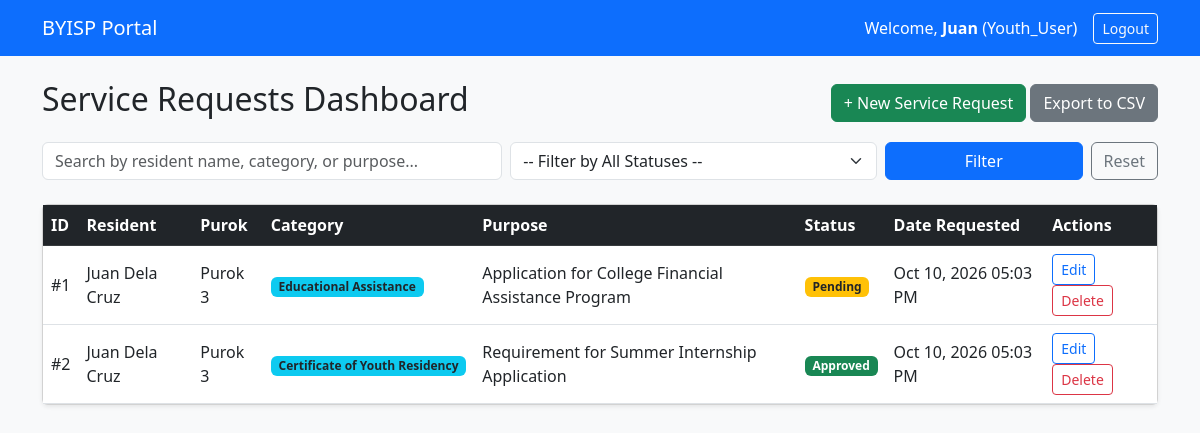
Page /GROUP_4_SYNTACTIC_SYNDICATE_BSIS_3A_CC106/dashboard.php (signed in) on the committed database.
### tables this page shows
CREATE TABLE IF NOT EXISTS `service_requests` (
  `request_id` int NOT NULL AUTO_INCREMENT,
  `profile_id` int NOT NULL,
  `category_id` int NOT NULL,
  `purpose` text NOT NULL,
  `status` enum('Pending','Approved','Rejected') NOT NULL DEFAULT 'Pending',
  `requested_at` timestamp NULL DEFAULT CURRENT_TIMESTAMP,
  PRIMARY KEY (`request_id`),
  KEY `profile_id` (`profile_id`),
  KEY `category_id` (`category_id`),
  CONSTRAINT `service_requests_ibfk_1` FOREIGN KEY (`profile_id`) REFERENCES `youth_profiles` (`profile_id`) ON DELETE CASCADE ON UPDATE CASCADE,
  CONSTRAINT `service_requests_ibfk_2` FOREIGN KEY (`category_id`) REFERENCES `service_categories` (`category_id`) ON DELETE RESTRICT ON UPDATE CASCADE
);

CREATE TABLE IF NOT EXISTS `youth_profiles` (
  `profile_id` int NOT NULL AUTO_INCREMENT,
  `user_id` int NOT NULL,
  `first_name` varchar(50) NOT NULL,
  `last_name` varchar(50) NOT NULL,
  `birthdate` date NOT NULL,
  `gender` enum('Male','Female','Other') NOT NULL,
  `purok` varchar(50) NOT NULL,
  `contact_number` varchar(15) NOT NULL,
  `educational_status` varchar(50) NOT NULL,
  PRIMARY KEY (`profile_id`),
  UNIQUE KEY `user_id` (`user_id`),
  CONSTRAINT `youth_profiles_ibfk_1` FOREIGN KEY (`user_id`) REFERENCES `users` (`user_id`) ON DELETE CASCADE ON UPDATE CASCADE
);

CREATE TABLE IF NOT EXISTS `service_categories` (
  `category_id` int NOT NULL AUTO_INCREMENT,
  `category_name` varchar(100) NOT NULL,
  `description` text,
  PRIMARY KEY (`category_id`)
);

### GROUP_4_SYNTACTIC_SYNDICATE_BSIS_3A_CC106/dashboard.php (the view, shortened to what this page needs)
<?php
require_once 'db.php';
$isAdmin = ($_SESSION['role_name'] === 'Admin');
$profile_id = $_SESSION['profile_id'];
$limit = 5;
$page = isset($_GET['page']) && is_numeric($_GET['page']) ? (int)$_GET['page'] : 1;
$offset = ($page - 1) * $limit;
$search = isset($_GET['search']) ? trim($_GET['search']) : '';
$status_filter = isset($_GET['status']) ? trim($_GET['status']) : '';
$whereClauses = [];
$params = [];
$types = "";
if (!$isAdmin) {
    $whereClauses[] = "sr.profile_id = ?";
    $params[] = $profile_id;
    $types .= "i";
}
$whereSQL = count($whereClauses) > 0 ? "WHERE " . implode(" AND ", $whereClauses) : "";
$mainQuery = "SELECT sr.request_id, sr.purpose, sr.status, sr.requested_at,
                     yp.first_name, yp.last_name, yp.purok, yp.contact_number,
                     sc.category_name
              FROM service_requests sr
              JOIN youth_profiles yp ON sr.profile_id = yp.profile_id
              JOIN service_categories sc ON sr.category_id = sc.category_id
              $whereSQL
              ORDER BY sr.requested_at DESC
              LIMIT ? OFFSET ?";
$stmtMain = $conn->prepare($mainQuery);
$mainTypes = $types . "ii";
$mainParams = array_merge($params, [$limit, $offset]);
$stmtMain->bind_param($mainTypes, ...$mainParams);
$stmtMain->execute();
$requests = $stmtMain->get_result();
?>
<!DOCTYPE html>
<html lang="en">
<head>
    <link href="https://cdn.jsdelivr.net/npm/bootstrap@5.3.0/dist/css/bootstrap.min.css" rel="stylesheet">
</head>
<body class="bg-light">
<nav class="navbar navbar-expand-lg navbar-dark bg-primary">
    <div class="container">
        <a class="navbar-brand font-weight-bold" href="dashboard.php">BYISP Portal</a>
        <div class="d-flex align-items-center text-white">
            <span class="me-3">Welcome, <strong><?php echo htmlspecialchars($_SESSION['first_name'] ?? $_SESSION['username']); ?></strong> (<?php echo htmlspecialchars($_SESSION['role_name']); ?>)</span>
            <a href="logout.php" class="btn btn-outline-light btn-sm">Logout</a>
        </div>
    </div>
</nav>
<div class="container my-4">
    <div class="d-flex justify-content-between align-items-center mb-3">
        <h2>Service Requests Dashboard</h2>
        <div>
            <a href="create_request.php" class="btn btn-success">+ New Service Request</a>
            <a href="export_csv.php?search=<?php echo urlencode($search); ?>&status=<?php echo urlencode($status_filter); ?>" class="btn btn-secondary">Export to CSV</a>
        </div>
    </div>
    <form method="GET" class="row g-2 mb-4">
        <div class="col-md-5">
            <input type="text" name="search" class="form-control" placeholder="Search by resident name, category, or purpose..." value="<?php echo htmlspecialchars($search); ?>">
        </div>
        <div class="col-md-4">
            <select name="status" class="form-select">
                <option value="">-- Filter by All Statuses --</option>
            </select>
        </div>
        <div class="col-md-3 d-flex gap-2">
            <button type="submit" class="btn btn-primary w-100">Filter</button>
            <a href="dashboard.php" class="btn btn-outline-secondary">Reset</a>
        </div>
    </form>
    <div class="card shadow-sm">
        <div class="card-body p-0">
            <div class="table-responsive">
                <table class="table table-hover align-middle mb-0">
                    <thead class="table-dark">
                        <tr>
                            <th>ID</th>
                            <th>Resident</th>
                            <th>Purok</th>
                            <th>Category</th>
                            <th>Purpose</th>
                            <th>Status</th>
                            <th>Date Requested</th>
                            <th>Actions</th>
                        </tr>
                    </thead>
                    <tbody>
                        <?php if ($requests->num_rows > 0): ?>
                            <?php while ($row = $requests->fetch_assoc()): ?>
                                <tr>
                                    <td>#<?php echo $row['request_id']; ?></td>
                                    <td><?php echo htmlspecialchars($row['first_name'] . ' ' . $row['last_name']); ?></td>
                                    <td><?php echo htmlspecialchars($row['purok']); ?></td>
                                    <td><span class="badge bg-info text-dark"><?php echo htmlspecialchars($row['category_name']); ?></span></td>
                                    <td><?php echo htmlspecialchars($row['purpose']); ?></td>
                                    <td>
                                        <?php
                                            $status = $row['status'];
                                            $badge = ($status === 'Approved') ? 'bg-success' : (($status === 'Rejected') ? 'bg-danger' : 'bg-warning text-dark');
                                        ?>
                                        <span class="badge <?php echo $badge; ?>"><?php echo $status; ?></span>
                                    </td>
                                    <td><?php echo date('M d, Y h:i A', strtotime($row['requested_at'])); ?></td>
                                    <td>
                                        <a href="edit_request.php?id=<?php echo $row['request_id']; ?>" class="btn btn-sm btn-outline-primary me-1">Edit</a>
                                        <a href="delete_request.php?id=<?php echo $row['request_id']; ?>" class="btn btn-sm btn-outline-danger" onclick="return confirm('Are you sure you want to delete this record?');">Delete</a>
                                    </td>
                                </tr>
                            <?php endwhile; ?>
                        <?php else: ?>
                            <tr>
                                <td colspan="8" class="text-center py-4 text-muted">No service requests found.</td>
                            </tr>
                        <?php endif; ?>
                    </tbody>
                </table>
            </div>
        </div>
    </div>
</div>
</body>
</html>

### rows in the picture
service_requests: request_id "1", profile.last_name "Juan Dela Cruz", profile.purok "Purok 3", category.category_name "Educational Assistance", purpose "Application for College Financial Assistance Program", status "Pending", requested_at "Oct 10, 2026 05:03 PM"
service_requests: request_id "2", profile.last_name "Juan Dela Cruz", profile.purok "Purok 3", category.category_name "Certificate of Youth Residency", purpose "Requirement for Summer Internship Application", status "Approved", requested_at "Oct 10, 2026 05:03 PM"

### other values in the picture
$_SESSION['first_name'] "Juan"
$_SESSION['role_name'] "Youth_User"
